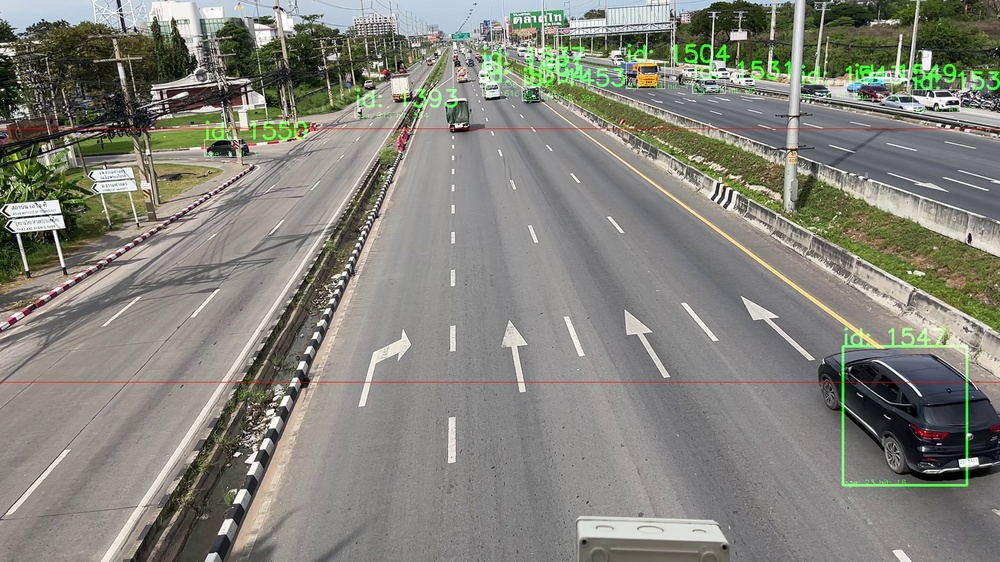
#> input picture homography/experiments/_map_empty.jpg, 1000 x 562 px, shrunk from 1920 x 1080 before the run
$ jupyter execute homography_by_sift.ipynb
#> lines starting #> are read from the running program, lines starting #| are printed output that depends on the picture
[cell 1]
import numpy as np
import cv2 as cv
from matplotlib import pyplot as plt

MIN_MATCH_COUNT = 10

main_path = "../../"
img1 = cv.imread(f"{main_path}homography/experiments/_map_empty.jpg", cv.IMREAD_GRAYSCALE)       # queryImage
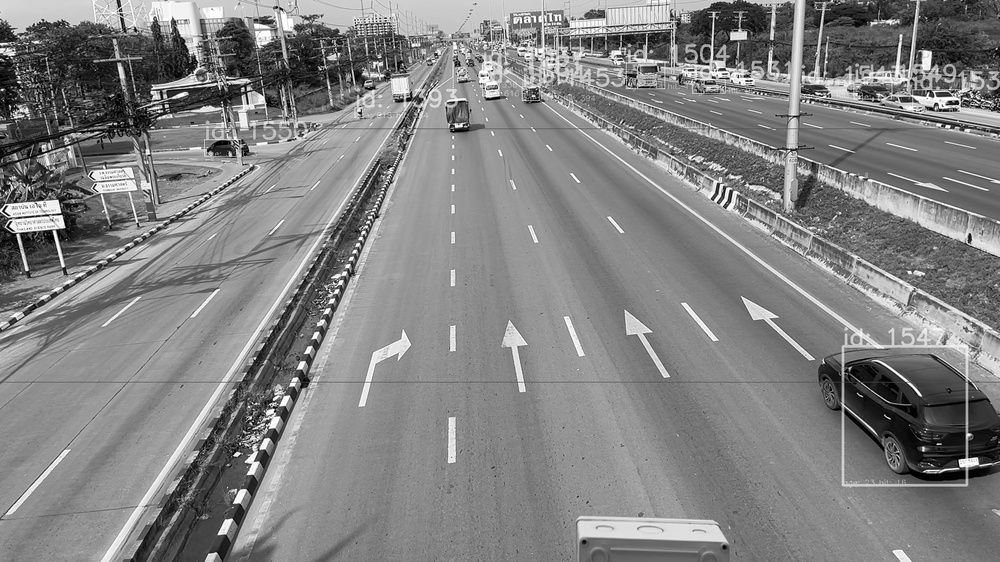
#> img1: shape (562, 1000); min 0, max 255, mean 130.3
img2 = cv.imread(f"{main_path}homography/experiments/maps.png", cv.IMREAD_GRAYSCALE)       # trainImage
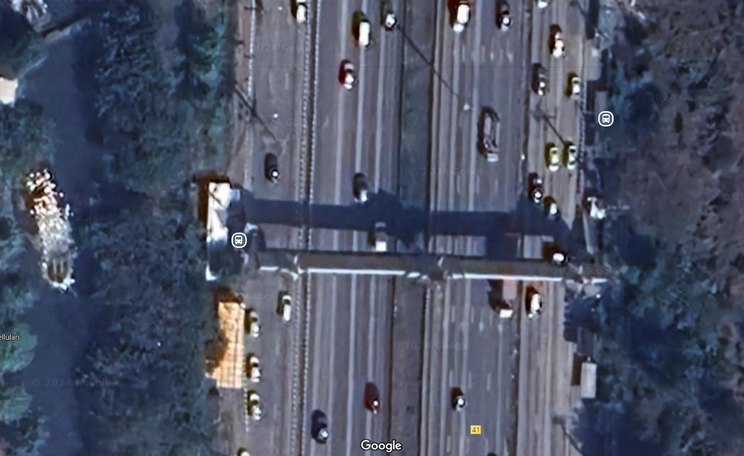
#> input picture homography/experiments/maps.png, 744 x 456 px, shrunk from 1428 x 875 before the run
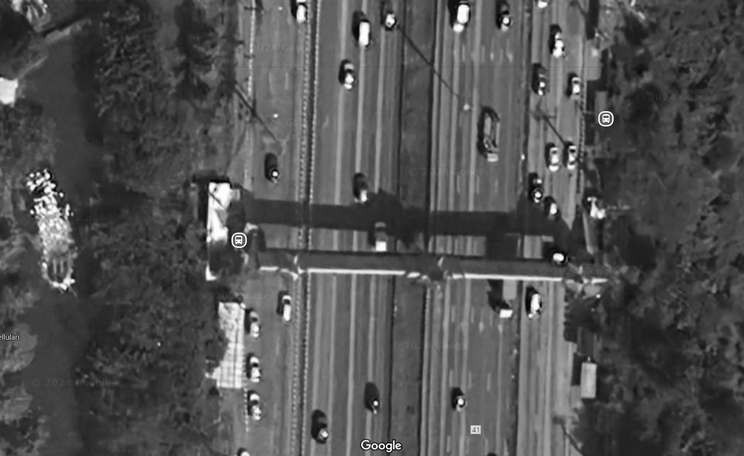
#> img2: shape (456, 744); min 0, max 255, mean 81.3

[cell 2]
# Initiate SIFT detector
sift = cv.SIFT_create()

# find the keypoints and descriptors with SIFT
kp1, des1 = sift.detectAndCompute(img1,None)
#> kp1 = 3637 keypoints; strongest (x, y, size): (968, 463, 9.4), (237, 454, 3.2), (115, 124, 1.9), (923, 449, 3.1)
kp2, des2 = sift.detectAndCompute(img2,None)
#> kp2 = 2469 keypoints; strongest (x, y, size): (376, 403, 2.7), (275, 174, 2.8), (381, 246, 7.1), (542, 84, 3.2)

FLANN_INDEX_KDTREE = 1
index_params = dict(algorithm = FLANN_INDEX_KDTREE, trees = 5)
search_params = dict(checks = 50)

flann = cv.FlannBasedMatcher(index_params, search_params)
matches = flann.knnMatch(des1,des2,k=2)
#> matches = 3637 matches

# store all the good matches as per Lowe's ratio test.
good = []
for m,n in matches:
    if m.distance < 0.7*n.distance:
        good.append(m)
#> after the loop, good = 3 matches

[cell 3]
if len(good)>MIN_MATCH_COUNT:
    src_pts = np.float32([ kp1[m.queryIdx].pt for m in good ]).reshape(-1,1,2)
    dst_pts = np.float32([ kp2[m.trainIdx].pt for m in good ]).reshape(-1,1,2)
    M, mask = cv.findHomography(src_pts, dst_pts, cv.RANSAC, 5.0)
    matchesMask = mask.ravel().tolist()
    h,w = img1.shape
    pts = np.float32([ [0,0],[0,h-1],[w-1,h-1],[w-1,0] ]).reshape(-1,1,2)
    dst = cv.perspectiveTransform(pts,M)
    img2 = cv.polylines(img2,[np.int32(dst)],True,255,3, cv.LINE_AA)
    print(M)
else:
    print( "Not enough matches are found - {}/{}".format(len(good), MIN_MATCH_COUNT) )
#| Not enough matches are found - 3/10
    matchesMask = None

[cell 4]
draw_params = dict(matchColor = (0,255,0), # draw matches in green color
                   singlePointColor = None,
                   matchesMask = matchesMask, # draw only inliers
                   flags = 2)

img3 = cv.drawMatches(img1,kp1,img2,kp2,good,None,**draw_params)
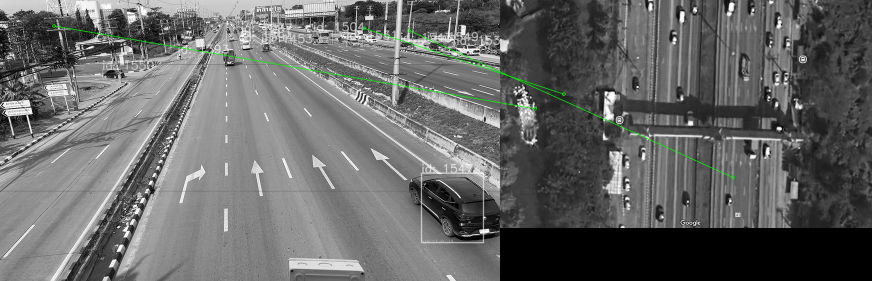
#> img3: shape (562, 1744, 3) (shown at 1/2 size); mean of channels 0, 1, 2 102.6, 103.3, 102.6; drawn as B, G, R

plt.imshow(img3, 'gray'),plt.show()
